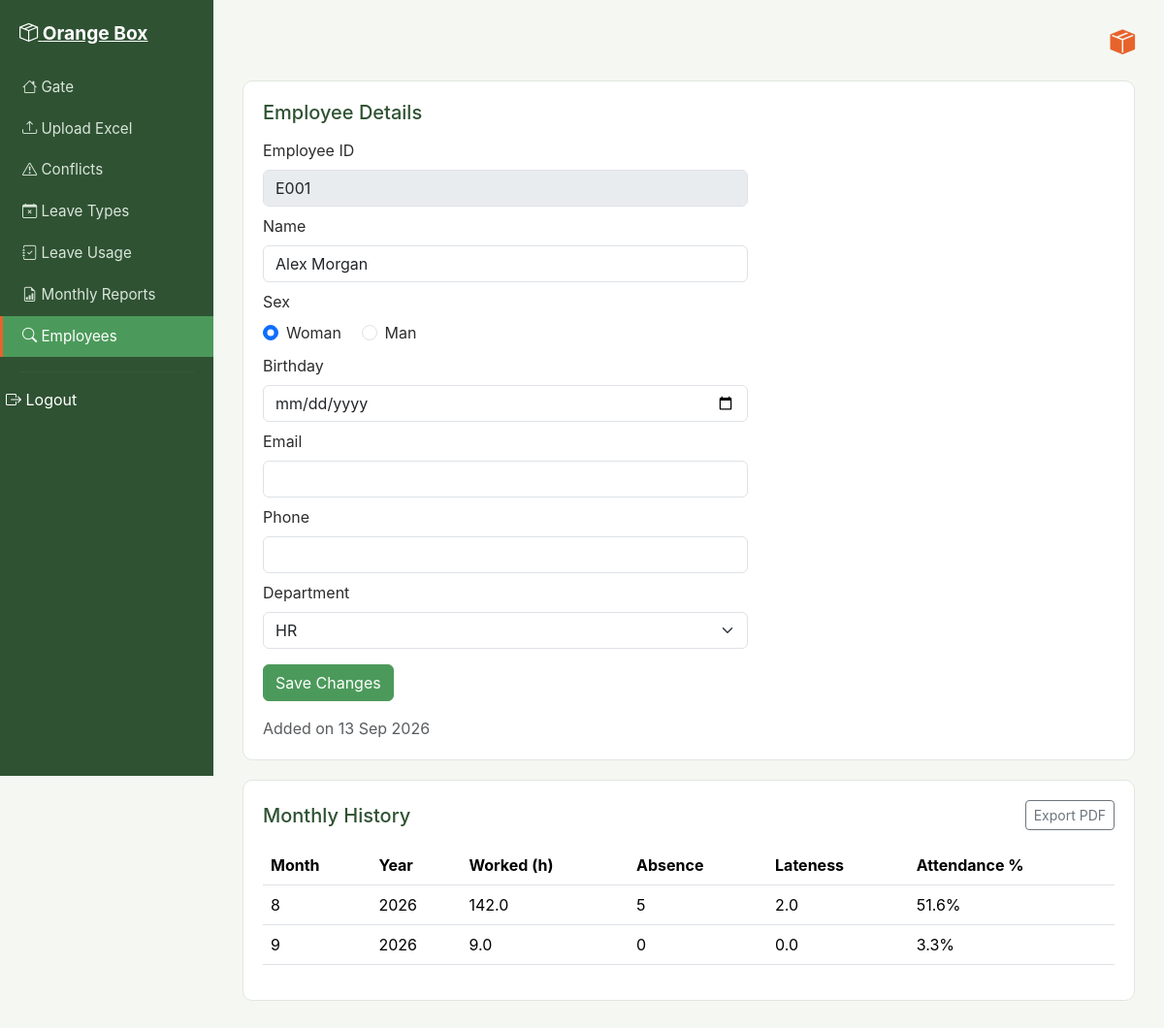
Before: /employees/1/ (signed in) with the older database file.
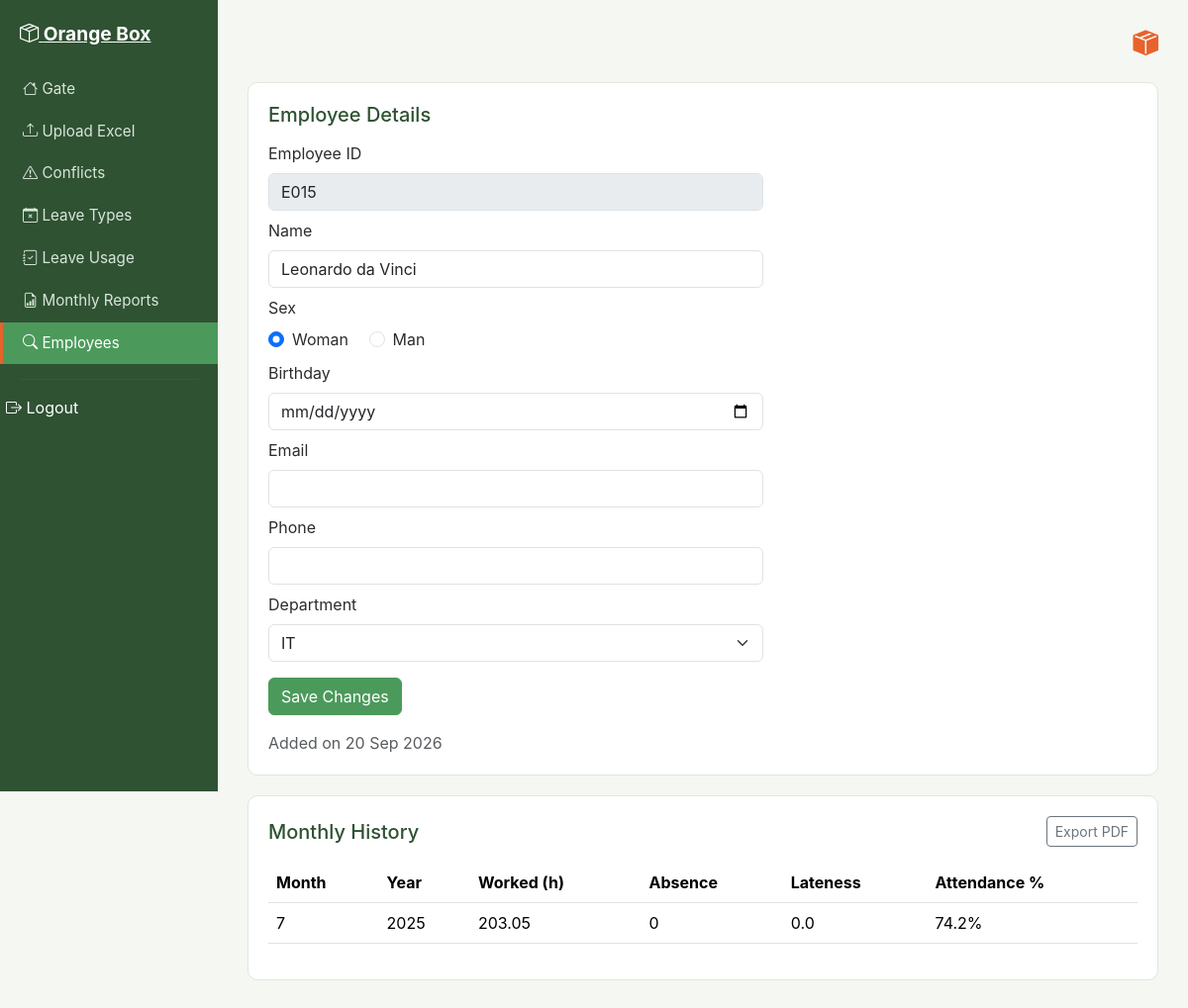
After: the same page with the newer database file.
### attendance/models.py (models this page shows, shortened)
class Employee(models.Model):
    employee_id = models.CharField(max_length=50, unique=True)
    name = models.CharField(max_length=150)
    sex = models.CharField(max_length=10, blank=True)
    birthday = models.DateField(null=True, blank=True)
    email = models.EmailField(unique=True, null=True, blank=True)
    phone_number = models.CharField(max_length=20, blank=True)
    department = models.ForeignKey(Department, on_delete=models.SET_NULL, null=True)
    date_added = models.DateTimeField(auto_now_add=True)

class Department(models.Model):
    name = models.CharField(max_length=100, unique=True)

class MonthlyReportEntry(models.Model):
    total_working_hours = models.FloatField(default=0)
    total_lateness = models.FloatField(default=0)
    total_late_minutes = models.IntegerField(default=0)
    total_absence = models.IntegerField(default=0)
    total_working_days = models.IntegerField(default=0)
    attendance_percentage = models.FloatField(default=0)
    service_hours = models.FloatField(default=0)
    mission_hours = models.FloatField(default=0)
    total_hours_with_leave = models.FloatField(default=0)
    is_exception = models.BooleanField(default=False)
    report = models.ForeignKey(MonthlyReport, on_delete=models.CASCADE, related_name='entries')
    employee = models.ForeignKey(Employee, on_delete=models.CASCADE)

class MonthlyReport(models.Model):
    department = models.ForeignKey(Department, on_delete=models.CASCADE)
    month = models.IntegerField()
    year = models.IntegerField()
    generated_date = models.DateTimeField(auto_now_add=True)
    generated_by = models.ForeignKey(HRStaff, on_delete=models.CASCADE)
    class Meta:
        unique_together = ('department', 'month', 'year')

### attendance/views.py (the view, shortened to what this page needs)
# urls.py: path('employees/<int:employee_id>/', views.employee_detail, name='employee_detail'),
@login_required
def employee_detail(request, employee_id):
    employee = Employee.objects.get(id=employee_id)
    entries = MonthlyReportEntry.objects.filter(employee=employee).select_related('report').order_by('report__year', 'report__month')
    departments = Department.objects.all()
    return render(request, 'attendance/employee_detail.html', {
        'employee': employee, 'entries': entries, 'departments': departments
    })

### attendance/context_processors.py (called while the page is built)
def notifications_context(request):
    if request.user.is_authenticated:
        unread = Notification.objects.filter(recipient=request.user, status='unread').order_by('-date')
        return {
            'unread_notifications': unread,
            'unread_count': unread.count()
        }
    return {'unread_notifications': [], 'unread_count': 0}

### attendance/templates/attendance/employee_detail.html (shortened to what this page needs)
{% extends 'attendance/base.html' %}
{% block content %}
<div class="ob-card">
    <h5>Employee Details</h5>
    <form method="post" style="max-width:500px;">
        <div class="mb-2"><label class="form-label">Employee ID</label><input type="text" class="form-control" value="{{ employee.employee_id }}" disabled></div>
        <div class="mb-2"><label class="form-label">Name</label><input type="text" name="name" class="form-control" value="{{ employee.name }}" required></div>
        <div class="mb-2">
            <label class="form-label d-block">Sex</label>
            <div class="form-check form-check-inline">
                <input type="radio" name="sex" value="Woman" class="form-check-input" id="sexWoman" {% if employee.sex == "Woman" or not employee.sex %}checked{% endif %}>
                <label class="form-check-label" for="sexWoman">Woman</label>
            </div>
            <div class="form-check form-check-inline">
                <input type="radio" name="sex" value="Man" class="form-check-input" id="sexMan" {% if employee.sex == "Man" %}checked{% endif %}>
                <label class="form-check-label" for="sexMan">Man</label>
            </div>
        </div>
        <div class="mb-2"><label class="form-label">Birthday</label><input type="date" name="birthday" class="form-control" value="{{ employee.birthday|date:'Y-m-d' }}"></div>
        <div class="mb-2"><label class="form-label">Email</label><input type="email" name="email" class="form-control" value="{{ employee.email|default:'' }}"></div>
        <div class="mb-2"><label class="form-label">Phone</label><input type="text" name="phone_number" class="form-control" value="{{ employee.phone_number }}"></div>
        <div class="mb-3">
            <label class="form-label">Department</label>
            <select name="department" class="form-select">
                {% for dept in departments %}
                <option value="{{ dept.id }}" {% if employee.department_id == dept.id %}selected{% endif %}>{{ dept.name }}</option>
                {% endfor %}
            </select>
        </div>
        <button type="submit" class="btn btn-ob-save">Save Changes</button>
    </form>
    <p class="text-muted mt-3 mb-0">Added on {{ employee.date_added|date:"d M Y" }}</p>
</div>
<div class="ob-card">
    <div class="d-flex justify-content-between align-items-center mb-3">
        <h5 class="mb-0">Monthly History</h5>
        <a href="{% url 'export_employee_history_pdf' employee.id %}" class="btn btn-sm btn-outline-secondary">Export PDF</a>
    </div>
    {% if entries %}
    <table class="table table-ob">
        <thead><tr><th>Month</th><th>Year</th><th>Worked (h)</th><th>Absence</th><th>Lateness</th><th>Attendance %</th></tr></thead>
        <tbody>
        {% for entry in entries %}
        <tr>
            <td>{{ entry.report.month }}</td>
            <td>{{ entry.report.year }}</td>
            <td>{{ entry.total_working_hours }}</td>
            <td>{{ entry.total_absence }}</td>
            <td>{{ entry.total_lateness }}</td>
            <td>{{ entry.attendance_percentage|floatformat:1 }}%</td>
        </tr>
        {% endfor %}
        </tbody>
    </table>
    {% else %}
    <div class="ob-empty-state"><i class="bi bi-check-circle" style="font-size:2rem;"></i><p>No report history yet for this employee.</p></div>
    {% endif %}
</div>
{% endblock %}

Changed rows visible on the page:
no longer on this page (row edited): MonthlyReportEntry: report.month "8", report.year "2026", total_working_hours "142.0", total_absence "5", total_lateness "2.0", attendance_percentage "51.6"
no longer on this page (row edited): MonthlyReportEntry: report.month "9", report.year "2026", total_working_hours "9.0", total_absence "0", total_lateness "0.0", attendance_percentage "3.3"
changed Employee "☑ Woman": employee_id "E001" → "E015"; name "Alex Morgan" → "Leonardo da Vinci"; department "HR" → "IT"; date_added "13 Sep 2026" → "20 Sep 2026"
now on this page (row edited): MonthlyReportEntry: report.month "7", report.year "2025", total_working_hours "203.05", total_absence "0", total_lateness "0.0", attendance_percentage "74.2"
